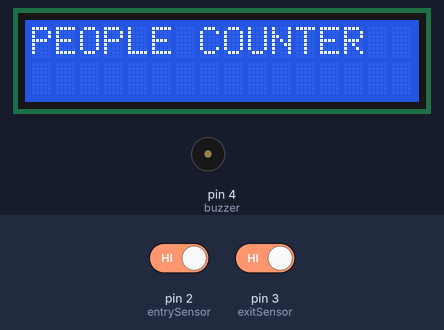
Recording of a sketch running on a simulated Arduino Uno, built with avr-gcc and run on an emulated ATmega328P. On the bench: 16×2 character LCD, buzzer (waves = sounding, pin HIGH). Inputs (shaded band) come from the test bench; at power-on: pin 2 (entrySensor) HIGH, pin 3 (exitSensor) HIGH.

Above: at 2.1 s.
At 5.3 s:
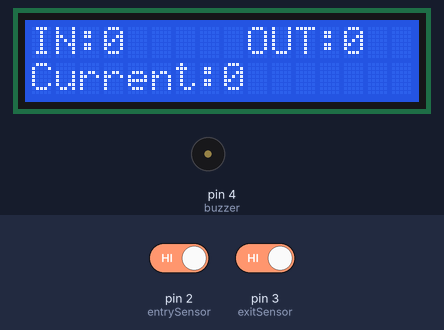
5.4 s: pin 2 (entrySensor) driven LOW
At 6.7 s:
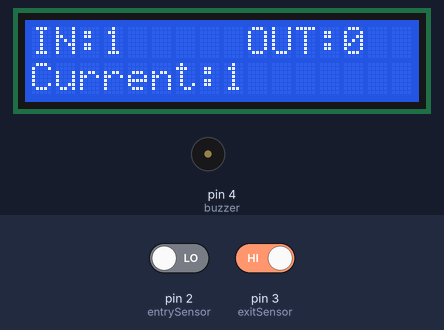
7.0 s: pin 3 (exitSensor) driven LOW
At 8.1 s:
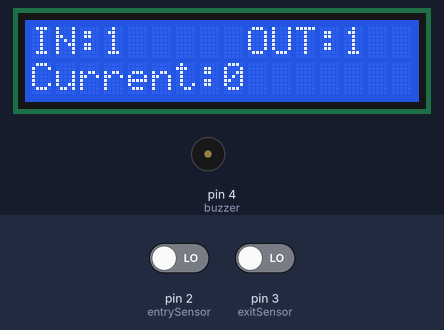
Timing chart, 0 to 10.0 s (numbered marks = the images above; inputs shaded):
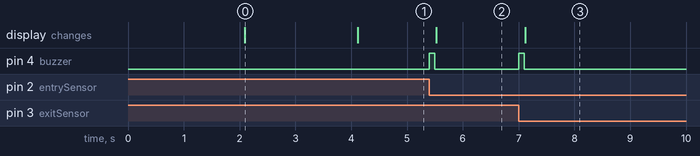

Measured:
- after the input at 5.4 s, pin 4 (buzzer): LOW → HIGH at once, → LOW 0.10 s later; the display: changes after 0.12 s (image 2)
- after the input at 7.0 s, pin 4 (buzzer): LOW → HIGH at once, → LOW 0.10 s later; the display: changes after 0.12 s (image 3)
- what the display in image 0 shows lasts 2.0 s, from 2.1 s to 4.1 s

The sketch:

iot_people_counter.ino
```cpp
#include <Wire.h>
#include <LiquidCrystal_I2C.h>

LiquidCrystal_I2C lcd(0x27,16,2);

int entrySensor = 2;
int exitSensor = 3;
int buzzer = 4;

int count = 0;
int limit = 10;

int inCount = 0;
int outCount = 0;

bool entryState = false;
bool exitState = false;

void setup()
{
 Serial.begin(9600);

 pinMode(entrySensor, INPUT);
 pinMode(exitSensor, INPUT);
 pinMode(buzzer, OUTPUT);

 lcd.init();
 lcd.backlight();


 /* BOOT SCREEN 1 */

 lcd.setCursor(3,0);
 lcd.print("TEAM NOVA");

 delay(2000);

 lcd.clear();


 /* BOOT SCREEN 2 */

 lcd.setCursor(0,0);
 lcd.print("PEOPLE COUNTER");

 delay(2000);

 lcd.clear();

 updateLCD();
}

void loop()
{

 int entryValue = digitalRead(entrySensor);
 int exitValue = digitalRead(exitSensor);

 // ENTRY
 if(entryValue == LOW && entryState == false)
 {
   if(count < limit)
   {
     count++;
     inCount++;
     beep();
   }
   else
   {
     fullAlarm();
   }

   entryState = true;
   updateLCD();
   delay(500);
 }

 if(entryValue == HIGH)
 entryState = false;


 // EXIT
 if(exitValue == LOW && exitState == false)
 {
   if(count > 0)
   {
     count--;
     outCount++;
     beep();
   }

   exitState = true;
   updateLCD();
   delay(500);
 }

 if(exitValue == HIGH)
 exitState = false;

}


/* LCD DISPLAY */

void updateLCD()
{
 lcd.clear();

 lcd.setCursor(0,0);
 lcd.print("IN:");
 lcd.print(inCount);

 lcd.setCursor(9,0);
 lcd.print("OUT:");
 lcd.print(outCount);

 lcd.setCursor(0,1);
 lcd.print("Current:");
 lcd.print(count);

 if(count >= limit)
 {
   lcd.setCursor(12,1);
   lcd.print("FULL");
 }
}


/* BEEP blink*/

void beep()
{
 digitalWrite(buzzer,HIGH);
 delay(100);
 digitalWrite(buzzer,LOW);
}


/* ROOM FULL ALARM */

void fullAlarm()
{
 for(int i=0;i<3;i++)
 {
   digitalWrite(buzzer,HIGH);
   delay(200);
   digitalWrite(buzzer,LOW);
   delay(200);
 }
}
```
